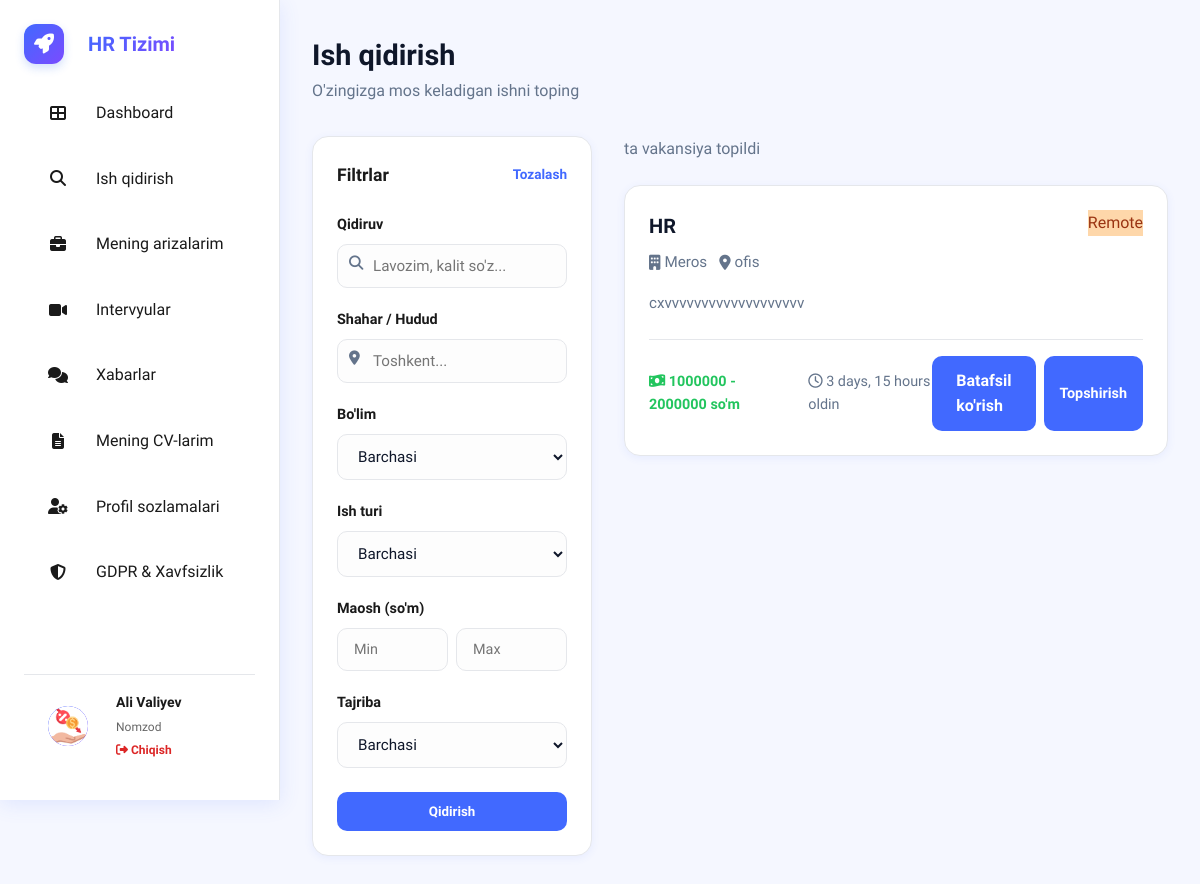
Page /jobs/ (signed in) on the earlier database version.
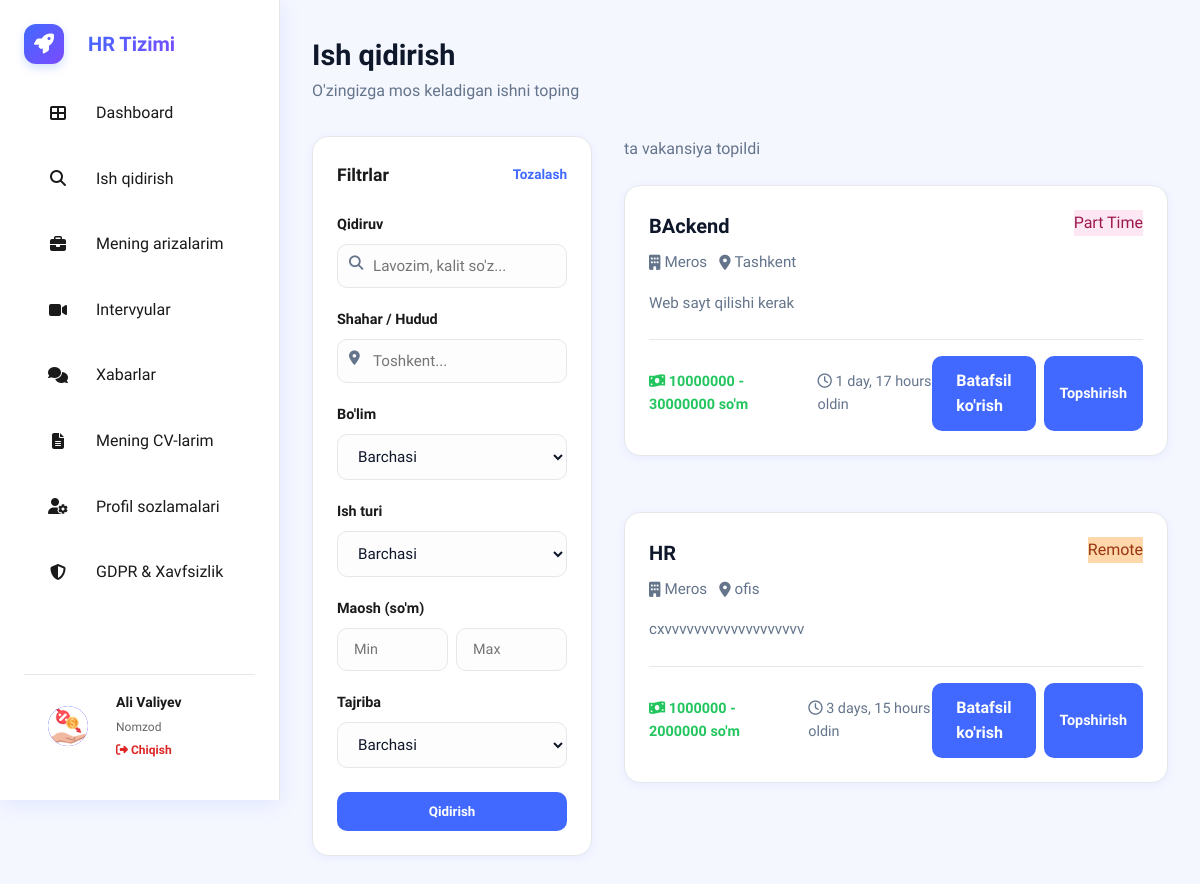
Same page on the later database version.
### hr_bolim/models.py (models this page shows, shortened)
class EmployerJob(models.Model):
    STATUS_CHOICES = (
        ("draft", "Draft"),
        ("active", "Active"),
        ("closed", "Closed"),
        ("paused", "Paused"),
    )
    EMPLOYMENT_TYPE = (
        ("full-time", "To'liq stavka"),
        ("part-time", "Qisman stavka"),
        ("remote", "Masofaviy"),
        ("hybrid", "Gibrid"),
        ("internship", "Stajirovka"),
    )
    company = models.ForeignKey(Company, on_delete=models.CASCADE, related_name='jobs')
    title = models.CharField(max_length=200)
    employment_type = models.CharField(max_length=50, choices=EMPLOYMENT_TYPE)
    salary_min = models.DecimalField(max_digits=12, decimal_places=0, blank=True, null=True)
    salary_max = models.DecimalField(max_digits=12, decimal_places=0, blank=True, null=True)
    requirements = models.TextField()
    responsibilities = models.TextField()
    benefits = models.TextField(blank=True, null=True)
    location = models.CharField(max_length=200)
    deadline = models.DateTimeField()
    positions_count = models.PositiveIntegerField(default=1)
    status = models.CharField(max_length=20, choices=STATUS_CHOICES, default="draft")
    view_count = models.PositiveIntegerField(default=0)
    application_count = models.PositiveIntegerField(default=0)
    created_at = models.DateTimeField(auto_now_add=True)
    updated_at = models.DateTimeField(auto_now=True)

class Company(models.Model):
    user = models.OneToOneField(User, on_delete=models.CASCADE, related_name='company')
    company_name = models.CharField(max_length=200)
    stir = models.CharField(max_length=50, unique=True, help_text="STIR / Ro'yxat raqami")
    email = models.EmailField()
    responsible_person = models.CharField(max_length=150)
    phone = models.CharField(max_length=20)
    data_processing_consent = models.BooleanField(default=False)
    consent_date = models.DateTimeField(blank=True, null=True)
    is_verified = models.BooleanField(default=False)
    created_at = models.DateTimeField(auto_now_add=True)
    updated_at = models.DateTimeField(auto_now=True)

### hr_bolim/views.py (the view, shortened to what this page needs)
# urls.py: path('jobs/', jobs_list_view, name='jobs_list'),
def jobs_list_view(request):
    legacy_jobs = Job.objects.filter(status='open').order_by('-posted_at')
    employer_jobs = EmployerJob.objects.filter(status='active').order_by('-created_at')
    query = request.GET.get('q')
    location = request.GET.get('location')
    department_id = request.GET.get('department')
    emp_type = request.GET.get('type')
    salary_min = request.GET.get('salary_min')
    salary_max = request.GET.get('salary_max')
    experience = request.GET.get('experience')
    if query:
        legacy_jobs = legacy_jobs.filter(Q(title__icontains=query) | Q(description__icontains=query) | Q(department__name__icontains=query))
    if location:
        legacy_jobs = legacy_jobs.filter(loaction__icontains=location)
    if department_id:
        legacy_jobs = legacy_jobs.filter(department_id=department_id)
    if emp_type:
        jobs = jobs.filter(employment_type=emp_type)
    if salary_min:
        legacy_jobs = legacy_jobs.filter(salary_max__gte=salary_min)
    if salary_max:
        legacy_jobs = legacy_jobs.filter(salary_min__lte=salary_max)
    if query:
        employer_jobs = employer_jobs.filter(Q(title__icontains=query) | Q(requirements__icontains=query) | Q(responsibilities__icontains=query))
    if location:
        employer_jobs = employer_jobs.filter(location__icontains=location)
    if emp_type:
        employer_jobs = employer_jobs.filter(employment_type=emp_type)
    if salary_min:
        employer_jobs = employer_jobs.filter(salary_max__gte=salary_min)
    if salary_max:
        employer_jobs = employer_jobs.filter(salary_min__lte=salary_max)
    combined_jobs = list(legacy_jobs) + list(employer_jobs)
    combined_jobs.sort(key=lambda x: getattr(x, 'posted_at', None) or getattr(x, 'created_at', None) or timezone.now(), reverse=True)
    departments = Department.objects.all()
    context = {
        'jobs': combined_jobs,
        'departments': departments,
    }
    return render(request, 'hr_bolim/jobs_list.html', context)

### hr_bolim/templates/hr_bolim/jobs_list.html (shortened to what the changed rows need)
{% extends 'hr_bolim/candidate/base_candidate.html' %}
{% block content %}
<div class="page-header" style="margin-bottom: 2rem;">
    <h1 style="font-size: 1.8rem; font-weight: 700; color: var(--dark);">Ish qidirish</h1>
</div>
<div class="jobs-layout" style="display: grid; grid-template-columns: 280px 1fr; gap: 2rem; align-items: start;">
    <div class="jobs-container">
        <div style="display: flex; flex-direction: column; gap: 1.5rem;">
            {% for job in jobs %}
            <div class="card job-card" style="padding: 1.5rem; transition: transform 0.2s, box-shadow 0.2s;">
                <div style="display: flex; justify-content: space-between; align-items: start; margin-bottom: 1rem;">
                    <div>
                        <h3 style="font-size: 1.25rem; font-weight: 700; margin-bottom: 0.5rem;">
                            <a href="#" style="color: var(--dark); text-decoration: none;">{{ job.title }}</a>
                        </h3>
                        <div style="display: flex; align-items: center; gap: 0.75rem; color: var(--secondary); font-size: 0.95rem;">
                            <span style="display: flex; align-items: center; gap: 0.25rem;">
                                <i class="fas fa-building"></i>
                                {% if job.department %}
                                    {{ job.department.name }}
                                {% elif job.company %}
                                    {{ job.company.company_name }}
                                {% else %}
                                    Kompaniya
                                {% endif %}
                            </span>
                            <span style="display: flex; align-items: center; gap: 0.25rem;">
                                <i class="fas fa-map-marker-alt"></i>
                                {% if job.loaction %}
                                    {{ job.loaction }}
                                {% elif job.location %}
                                    {{ job.location }}
                                {% else %}
                                    Shahar ko'rsatilmagan
                                {% endif %}
                            </span>
                        </div>
                    </div>
                    {% if job.employment_type == 'full-time' %}
                        <span class="badge" style="background: #dbeafe; color: #1e40af;">Full Time</span>
                    {% elif job.employment_type == 'part-time' %}
                        <span class="badge" style="background: #fce7f3; color: #9d174d;">Part Time</span>
                    {% elif job.employment_type == 'internship' %}
                        <span class="badge" style="background: #d1fae5; color: #065f46;">Internship</span>
                    {% elif job.employment_type == 'remote' %}
                        <span class="badge" style="background: #fed7aa; color: #9a3412;">Remote</span>
                    {% else %}
                        <span class="badge" style="background: #f3f4f6; color: #374151;">{{ job.get_employment_type_display }}</span>
                    {% endif %}
                </div>
                <div style="margin-bottom: 1.5rem; color: var(--text-secondary); line-height: 1.6; font-size: 0.95rem;">
                    {% if job.description %}
                        {{ job.description|striptags|truncatewords:25 }}
                    {% elif job.responsibilities %}
                        {{ job.responsibilities|striptags|truncatewords:25 }}
                    {% else %}
                        Izohlar yo'q
                    {% endif %}
                </div>
                <div style="display: flex; align-items: center; justify-content: space-between; border-top: 1px solid var(--border); padding-top: 1rem;">
                    <div style="display: flex; gap: 1rem; font-size: 0.9rem; color: var(--secondary);">
                        {% if job.salary_min or job.salary_max %}
                            <span style="color: var(--success); font-weight: 600;">
                                <i class="fas fa-money-bill-wave"></i>
                                {% if job.salary_min and job.salary_max %}
                                    {{ job.salary_min }} - {{ job.salary_max }} so'm
                                {% elif job.salary_min %}
                                    {{ job.salary_min }}+ so'm
                                {% endif %}
                            </span>
                        {% endif %}
                        <span><i class="far fa-clock"></i>
                            {% if job.posted_at %}
                                {{ job.posted_at|timesince }} oldin
                            {% elif job.created_at %}
                                {{ job.created_at|timesince }} oldin
                            {% endif %}
                        </span>
                    </div>
                    <div style="display: flex; gap: 0.5rem;">
                        <a href="{% url 'job_detail' job.id %}" class="btn btn-primary">
                            Batafsil ko'rish
                        </a>
                        {% if job.company %}
                            <button onclick="openApplyModalEmployer('{{ job.id }}', '{{ job.title|escapejs }}')" class="btn btn-primary" style="padding: 0.5rem 1rem; width: auto; font-size: 0.9rem;">
                                Topshirish
                            </button>
                        {% else %}
                            <button onclick="openApplyModal('{{ job.id }}', '{{ job.title|escapejs }}')" class="btn btn-primary" style="padding: 0.5rem 1rem; width: auto; font-size: 0.9rem;">
                                Topshirish
                            </button>
                        {% endif %}
                    </div>
                </div>
            </div>
            {% endfor %}
        </div>
    </div>
</div>
{% endblock %}

Differences in the rows shown:
added EmployerJob: title "BAckend", company.company_name "Meros", location "Tashkent", employment_type "Part Time", responsibilities "Web sayt qilishi kerak", salary_min "10000000", salary_max "30000000", created_at "1 day, 17 hours"
